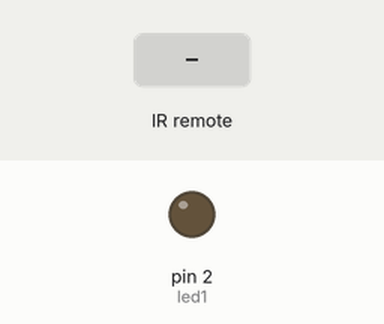
Simulated run of this sketch. Board: Arduino Uno, built with avr-gcc and run on an emulated ATmega328P. Parts: output pins drawn as LEDs (lit = HIGH). The test bench sets the inputs (shaded band). What the sketch prints to the serial monitor is not drawn.

Above: at 1.2 s.
1.3 s: infrared code 0xFF30CF received
At 2.2 s:
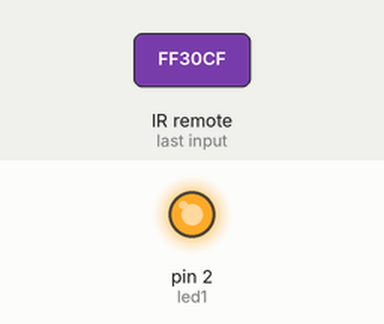
2.8 s: infrared code 0xFF18E7 received
At 3.4 s:
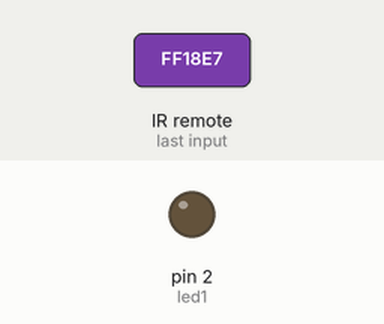
Timing chart, 0 to 5.8 s (numbered marks = the images above; inputs shaded):
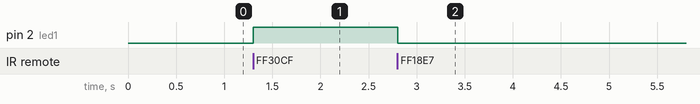

Measured:
- after the input at 1.3 s, pin 2 (led1): LOW → HIGH at once
- after the input at 2.8 s, pin 2 (led1): HIGH → LOW at once

The sketch:

Arduino_IR_LED.ino
```cpp
#include <IRremote.h>
int RECV_PIN = 11;
int led1 = 2;
#define code1  16724175 // ค่าปุ่มกดที่ 1
#define code2  16718055 // ค่าปุ่มกดที่ 2
IRrecv irrecv(RECV_PIN);
decode_results results;
void setup()
{
  Serial.begin(9600);
  irrecv.enableIRIn(); // Start the receiver
  pinMode(led1, OUTPUT);
  digitalWrite(led1, LOW);
}
void loop() {
  if (irrecv.decode(&results)) {
    Serial.print("รหัสปุ่มกด: ");
    Serial.println(results.value);
    if (results.value == code1) { // ถ้าค่าที่ส่งมาตรงกับ ค่าในตัวแปร code1 ให้ทำใน ปีกกา if
      Serial.println("LED ON");
      digitalWrite(led1, HIGH);
    }
    if (results.value == code2) { // ถ้าค่าที่ส่งมาตรงกับ ค่าในตัวแปร code2 ให้ทำใน ปีกกา if
      Serial.println("LED OFF");
      digitalWrite(led1, LOW);
    }
    irrecv.resume(); // Receive the next value
  }
}
```
